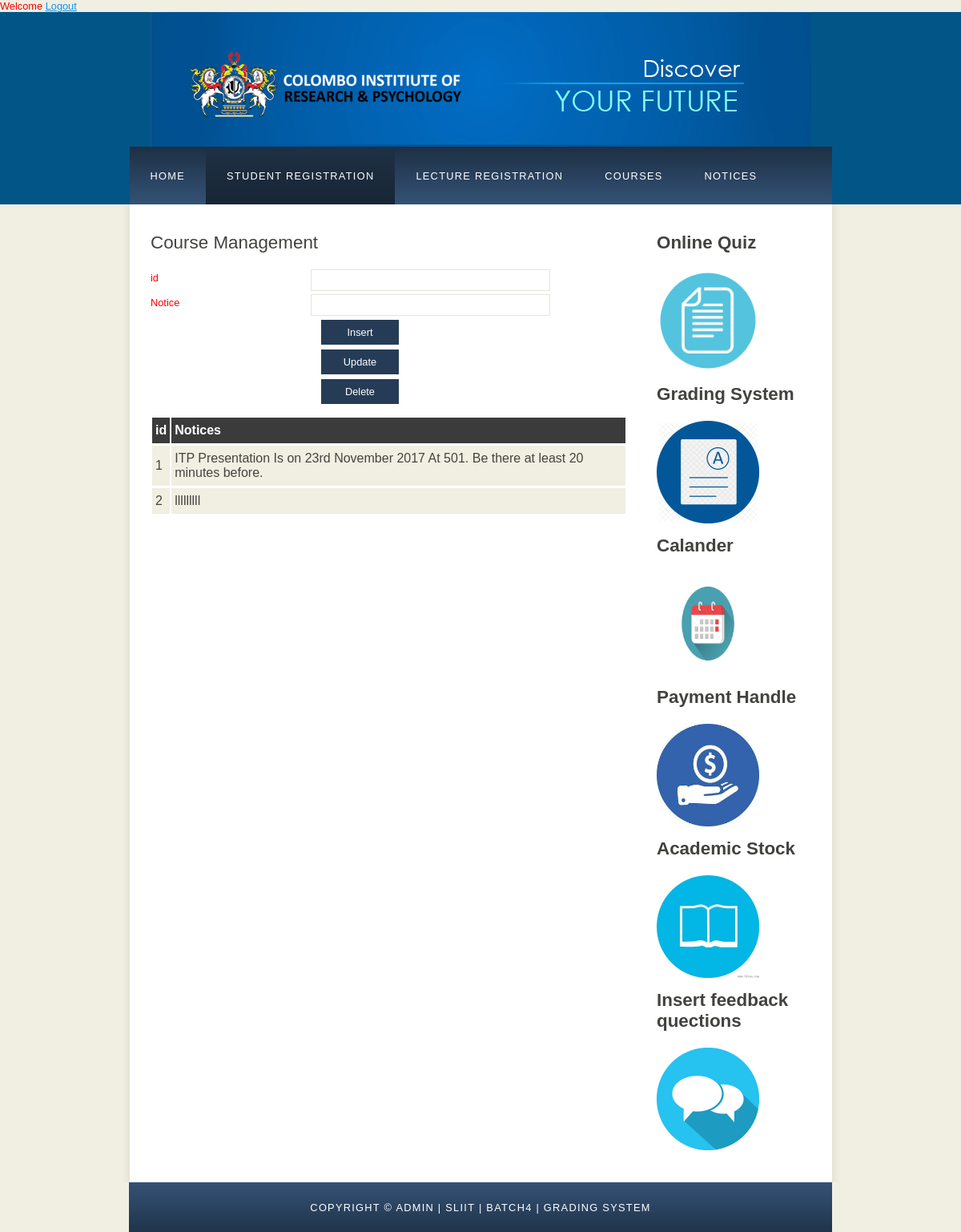
Screenshot of /a/notices.php with the database file from the repository.
### tables this page shows
CREATE TABLE `notices` (
  `id` int(100) NOT NULL,
  `notice` varchar(100) NOT NULL
);

### a/notices.php (the view, shortened to what this page needs)
<?php
echo "<div style ='color:#ff0000'>Welcome "."".$_SESSION["uname"];
?>
<a href="homelogin.php"> Logout </a>
<!DOCTYPE HTML>
<html>
<head>
  <link rel="stylesheet" type="text/css" href="styleb/style.css" title="style" />
</head>
<body>
  <div id="main">
    <div id="header">
      <div id="logo">
      </div>
      <div id="menubar">
        <ul id="menu">
          <li><a href="admin.php">Home</a></li>
          <li class="selected"><a href="Sregister.php">Student Registration</a></li>
          <li><a href="Lregister.php">Lecture registration</a></li>
          <li><a href="courses.php">Courses</a></li>
          <li><a href="notices.php">Notices</a></li>
        </ul>
      </div>
    </div>
    <div id="site_content">
      <div class="sidebar">
<h3><B>Online Quiz</B></h3>
<a href="../navi/Llogin.php">
	<img src="styleb/1a.png" alt="HTML5 Icon" style="width:128px;height:128px;">
</a>
<h3><B>Grading System</B></h3>
<a href="../cirp/lfrontView.php">
	<img src="styleb/1c.png" alt="HTML5 Icon" style="width:128px;height:128px;">
</a>
<h3><B>Calander</B></h3>
<a href="../arju/admin/Calendar.php">
	<img src="styleb/1d.jpg" alt="HTML5 Icon" style="width:128px;height:128px;">
</a>
<h3><B>Payment Handle</B></h3>
<a href="../mali/indexmain.php">
	<img src="styleb/1e.jpg" alt="HTML5 Icon" style="width:128px;height:128px;">
</a>
<h3><B>Academic Stock</B></h3>
<a href="../madu/index.php">
	<img src="styleb/1f.jpg" alt="HTML5 Icon" style="width:128px;height:128px;">
</a>
<h3><B>Insert feedback quections</B></h3>
<a href="../sachi/finalFeedback/pages/insertFeedbackCourse.php">
	<img src="styleb/1b.png" alt="HTML5 Icon" style="width:128px;height:128px;">
</a>
      </div>
      <div id="content">
        <h1>Course Management</h1>
        <form action="add3.php" method="post">
          <div class="form_settings">
            <p><span>id</span>
<input class="contact" type="number" name="id" id="id" value="" /></p>
            <p><span>Notice</span>
<input class="contact" type="text" name="notice" id="notice" value="" /></p>
<input class="submit" type="submit" name="insert" value="Insert" /></p>
<input class="submit" type="submit" name="update" value="Update" /></p>
<input class="submit" type="submit" name="delete" value="Delete" /></p>
          </div>
        </form>
	<table id="table">
  		<tr>
		<th id="th1" >id</th>
    		<th id="th1" >Notices</th>
		</tr>
<?php
    $con = mysqli_connect('localhost','root','');
    $sql = "SELECT id,notice FROM notices";
    $records = mysqli_query($con,$sql);
    while($row = mysqli_fetch_array($records))
    {
        echo "<tr>";
	echo "<td>".$row['id']."</td>";
        echo "<td>".$row['notice']."</td>";
   }
?>
</table>
      </div>
    </div>
    <div id="footer">
      Copyright &copy; ADMIN | SLIIT | BATCH4 | GRADING SYSTEM
    </div>
  </div>
</body>
</html>

### a/styleb/style.css (style rules this page uses)
html { height: 100%; }
* { margin: 0; padding: 0; }
body { font: normal .80em 'trebuchet ms', arial, sans-serif; background: #F0EFE2; color: #777; }
p { padding: 0 0 20px 0; line-height: 1.7em; }
img { border: 0; }
h1, h2, h3, h4, h5, h6 { font: normal 175% 'century gothic', arial, sans-serif; color: #43423F; margin: 0 0 15px 0; padding: 15px 0 5px 0; }
a, a:hover { outline: none; text-decoration: underline; color: #1293EE; }
ul { margin: 2px 0 22px 17px; }
ul li { list-style-type: circle; margin: 0 0 6px 0; padding: 0 0 4px 5px; }
#main, #logo, #menubar, #site_content, #footer { margin-left: auto; margin-right: auto; }
#header { background: #025587; height: 240px; }
#logo { width: 825px; position: relative; height: 168px; background: #025587 url(logo.png) no-repeat; }
#menubar { width: 877px; height: 72px; padding: 0; background: #29415D url(menu.png) repeat-x; }
ul#menu, ul#menu li { float: left; margin: 0; padding: 0; }
ul#menu li { list-style: none; }
ul#menu li a { letter-spacing: 0.1em; font: normal 100% 'lucida sans unicode', arial, sans-serif; display: block; float: left; height: 37px; padding: 29px 26px 6px 26px; text-align: center; color: #FFF; text-transform: uppercase; text-decoration: none; background: transparent; }
ul#menu li a:hover, ul#menu li.selected a, ul#menu li.selected a:hover { color: #FFF; background: #1C2C3E url(menu_select.png) repeat-x; }
#site_content { width: 837px; overflow: hidden; margin: 0 auto 0 auto; padding: 20px 24px 20px 37px; background: #FFF url(content.png) repeat-y; }
.sidebar { float: right; width: 190px; padding: 0 15px 20px 15px; }
#content { text-align: left; width: 595px; padding: 0; }
#footer { width: 878px; font: normal 100% 'lucida sans unicode', arial, sans-serif; height: 33px; padding: 24px 0 5px 0; text-align: center; background: #29425E url(footer.png) repeat-x; color: #FFF; text-transform: uppercase; letter-spacing: 0.1em; }
.form_settings { margin: 15px 0 0 0; }
.form_settings p { padding: 0 0 4px 0; }
.form_settings span { float: left; width: 200px; text-align: left; }
.form_settings input, .form_settings textarea { padding: 5px; width: 299px; font: 100% arial; border: 1px solid #E5E5DB; background: #FFF; color: #47433F; }
.form_settings .submit { font: 100% arial; border: 1px solid; width: 99px; margin: 0 0 0 212px; height: 33px; padding: 2px 0 3px 0; cursor: pointer; background: #263C56; color: #FFF; }
table { margin: 10px 0 30px 0; }
table tr th, table tr td { background: #3B3B3B; color: #FFF; padding: 7px 4px; text-align: left; }
table tr td { background: #F0EFE2; color: #47433F; border-top: 1px solid #FFF; }

### a/notices.php (style rules this page uses)
table tr:not(:first-child) { cursor: pointer;transition: all .25s ease-in-out; }

### rows the page displays
notices: id "1", notice "ITP Presentation Is on 23rd November 2017 At 501. Be there at least 20 minutes before."
notices: id "2", notice "lllllllll"
